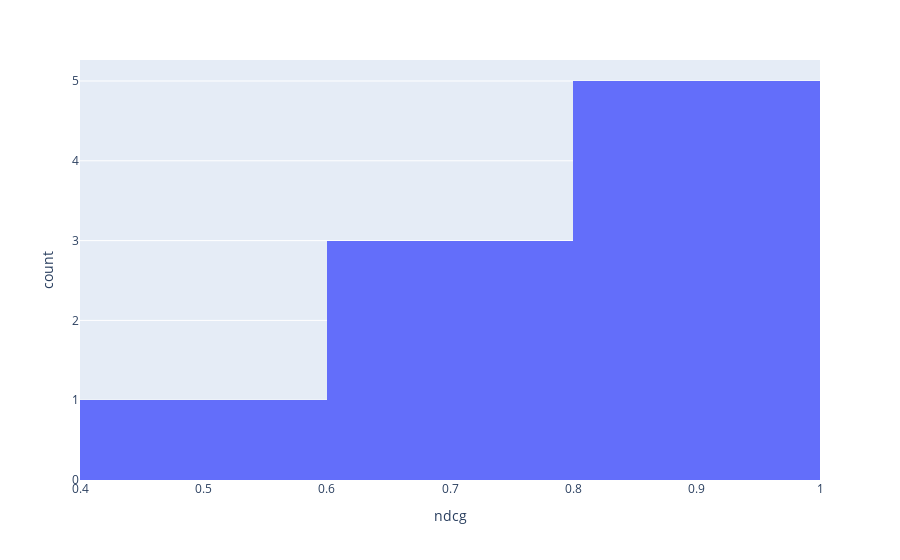

Write notebook code for a chart like this one.
### Markdown cell above
E agora o do teste:

### Code cell
fig = px.histogram(y_test, x="ndcg")
fig.show()

### Figure 1 — Plotly figure (JSON) as saved in the notebook; plotly's stock layout.template omitted (floating-point values rounded to 4 significant figures)
{"data": [{"alignmentgroup": "True", "bingroup": "x", "hovertemplate": "ndcg=%{x}<br>count=%{y}<extra></extra>", "legendgroup": "", "marker": {"color": "#636efa", "pattern": {"shape": ""}}, "name": "", "offsetgroup": "", "orientation": "v", "showlegend": false, "type": "histogram", "x": [0.7719, 0.7227, 0.9797, 0.9438, 0.5275, 0.828, 0.9198, 0.9663, 0.6564], "xaxis": "x", "yaxis": "y"}], "layout": {"barmode": "relative", "legend": {"tracegroupgap": 0}, "margin": {"t": 60}, "xaxis": {"anchor": "y", "domain": [0, 1], "title": {"text": "ndcg"}}, "yaxis": {"anchor": "x", "domain": [0, 1], "title": {"text": "count"}}}}
